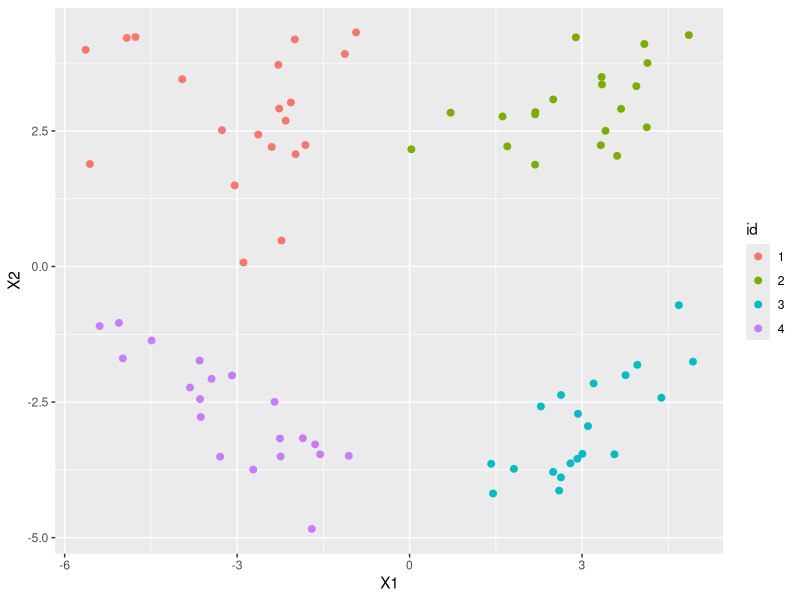

Here is the R script that generated this plot: (Note: this script raises an error after producing the figure.)
## ---- chunk 1
library(mvtnorm)
library(ggplot2)
library(car) #for plotting ellipses
#library(plyr)
#library(MCMCpack)
## ---- chunk 2
genCluster<-function(n,id,mu=c(0,0),sigma=diag(2)){
  d<-data.frame(rmvnorm(n,mean=mu,sigma=sigma))
  d$id<-id
  return(d)
}

#upper left- isotropic
red<-genCluster(20,"1",mu=c(-3,3)) #sigma=cbind(c(2,-.5),c(-.5,2))
#upper right- stretched horizontally
blue<-genCluster(20,"2",c(3,3),sigma=matrix(c(1.5,0,0,.5),nrow=2))
#lower right- positive correlation
green<-genCluster(20,"3",c(3,-3),sigma=matrix(c(1,.8,.8,1),nrow=2))
#lower left- negative correlation
black<-genCluster(20,"4",c(-3,-3),sigma=matrix(c(1,-.8,-.8,1),nrow=2))
dat<-rbind(red,blue,green,black)
ggplot(data=dat)+geom_point(aes(x=X1,y=X2,color=id),size=2)
## ---- chunk 3
# rstick<-function(K,alpha){
#   # returns a truncated stick breaking vector of weights
#   # alpha is concentration parameter
#   # K is the number of weights, set K to a large value to more closely approximate the true stick breaking distribution
#   # large alpha-> few clusters
#   # small alpha-> many clusters
#   betas<-rbeta(K,1,alpha)
#   betas[K]<-1 #truncation part
#   lbetas<-log(betas)
#   log_cumsum_1minus_betas<-c(0,cumsum(log(1-betas))[1:K-1])
#   return(exp(lbetas+log_cumsum_1minus_betas))
# }
# # test this function
# stopifnot(sum(rstick(1,10))==1)

rstick<-function(alpha,categ_counts){
  # returns a truncated stick breaking vector of weights
  # alpha is (prior) concentration parameter
  # large alpha-> few clusters
  # small alpha-> many clusters
  # categ_counts is a vector of sufficient statistics
  # categ_counts[h] is number of data points observed in category "h"
  # categ_counts = sum_{i=1}^n I(Z_i=h)
  # set categ_counts=rep(0,K) to sample from the prior.
  K<-length(categ_counts)
  #compute parameter for second part of stick breaking betas
  #ss_gt = sum_{i=1}^n I(Z_i>h) for each of the categoris h=1...K
  ss_gt<-sum(categ_counts)-cumsum(categ_counts)
  betas<-rbeta(K,1+categ_counts,alpha+ss_gt)
  betas[K]<-1 #truncation part
  lbetas<-log(betas)
  log_cumsum_1minus_betas<-c(0,cumsum(log(1-betas))[1:K-1])
  return(exp(lbetas+log_cumsum_1minus_betas))
}
# test this function
stopifnot(sum(rstick_post(1,c(5,3,8))==1))

rdp_prior<-function(K,alpha,H){
  # return samples from a dirichlet process prior with concentration parameter alpha and base measure H.
  # uses stick breaking method rather than chinese restaurant process
  # truncates stick breaking after K clusters
  # calling H(K) should produce K random samples from distribution H
  # returns a list of probabilities and atoms
  # ie, one sample from rdp is a probability measure over the atoms
  pi_vals<-rstick(alpha,rep(0,K))
  atoms<-H(K)
  return(list(probs=pi_vals,atoms=atoms))
}

visualize_dp_1d<-function(alpha,H=rnorm,H_density=dnorm,K=100){
  # handy function for visualizing 1-dimensional DPs
  # "H_density" should be the density version of "H" for plotting
  test_dp<-data.frame(rdp_prior(K,alpha,H))
  ggbase<-ggplot(data=test_dp,aes(x=atoms,ymax=probs,ymin=0))+geom_linerange(size=2)+stat_function(fun=H_density,linetype=2)+ylab("probability density or mass")+theme_bw()
  return(ggbase)
}

visualize_dp_1d(1)+ggtitle("DP with Normal(0,1) Base Measure, alpha=1")
visualize_dp_1d(10)+ggtitle("DP with Normal(0,1) Base Measure, alpha=10")
## ---- chunk 4
rNW<-function(m,k,df,precision_matrix){
  # return a single sample from the normal-wishart distribution
  # m is mean parameter
  # k is related to "sample size" for mean. Large value==high confidence in m
  # precision_matrix is inverse of the covariance matrix
  # df is "sample size" for covariance matrix. Large value==high confidence
  # probability model:
  # Lambda ~ Wishart(precision_matrix,df)
  # equivalently, Sigma=Lambda^{-1}~ Inverse Wishart(S,nu=df+D+1) 
  # where D is dimensionality
  # mu|Sigma ~ Normal(m,(1/k)*S)
  #Lambda0<-solve(S)
  stopifnot(df>0)
  D<-length(m)
  stopifnot(all(dim(precision_matrix)==D))
  nu<-df+D+1
  Lambda<-drop(rWishart(1,df,precision_matrix))
  Sigma<-solve(Lambda)
  mean_sim<-drop(rmvnorm(1,m,Sigma/k))
  return(list(mean=mean_sim,precision=Lambda,cov=Sigma))
}
# test the function using strongly informative prior
nsim<-1000
vals<-replicate(nsim,rNW(c(5,-5),10,10,matrix(c(1,.5,.5,1),nrow=2)),simplify=FALSE)
rowMeans(sapply(vals,function(x){x$mean})) #should be (5,-5)
#empirical mean of precision matrices should be matrix(10,5,5,10)
Reduce("+",lapply(vals,function(x){x$precision}))/nsim
## ---- chunk 5
dp_gmm_prior<-function(N,K,alpha,m,k,df,precision_matrix,verbose=FALSE){
  # return N samples from DP mixture of gaussians
  # K is truncation level of stick breaking process (upper bound on #clusters)
  # alpha is concentration parameter 
  #gaussian base measure hyperparams m,k,df, and precision matrix defined in rNW function
  probs<-rstick(alpha,rep(0,K))
  params_unique<-replicate(K,rNW(m,k,df,precision_matrix),simplify=FALSE)
  params<-sample(params_unique,N,replace=TRUE,prob=probs)
  vals<-vapply(params,function(x){rmvnorm(1,x$mean,x$cov)},rep(0.0,length(m)))
  if(verbose) print(paste("Number of clusters=",length(unique(params))))
  attr(vals,"nclust")<-length(unique(params))
  return(t(vals))
}
vals<-dp_gmm_prior(1000,100,1,c(5,-5),.1,3,matrix(c(1,.5,.5,1),nrow=2),verbose=TRUE)
#colMeans(vals) #should be about c(5,-5)
plot(vals)
hist(vals[,1],probability=TRUE) #marginal of simulated data
curve(dnorm(x,mean=5,sd=3),from=-20,to=40,add=TRUE) #compare to base meas.
hist(vals[,2],probability=TRUE)
curve(dnorm(x,mean=-5,sd=3),from=-40,to=20,add=TRUE)
ggplot(data=data.frame(vals),aes(x=X1,y=X2))+geom_point(size=.5)+geom_density2d()+theme_bw()
#ggsave("DP_GMM.pdf")
## ---- chunk 6
# inputs:
# y is a matrix where each row is a data point
# alpha is the concentration parameter
# H is the base distribution
alpha<-1
y<-as.matrix(dat[,1:2])
k0<-.01 #diffuse prior for means
D<-ncol(y)
nu0<-D+2 #diffuse prior for covariance matrix
# set other hyperparameters based on empirical bayes approach
ymean<-colMeans(y)
ycov<-cov(y)
m0<-ymean
S0_inv<-solve(ycov)
# set base measure also by empirical bayes if not specified
if(is.null(H)) H<-function(n){rmvnorm(n,mean=ymean,sigma=S0)}
#update hyperparameters based on data
N<-nrow(y)
kn<-k0+N
mn <- (k0*m0+colSums(y))/kn
nun<-nu0+N
Sn<-solve(S0_inv+t(y)%*%y+k0*(m0 %o% m0) - kn*(mn %o% mn))
ggplot(data=dat)+geom_point(aes(x=X1,y=X2,color=id),size=2)
ellipse(mn,Sn,radius=1,grid=FALSE,add=TRUE)
